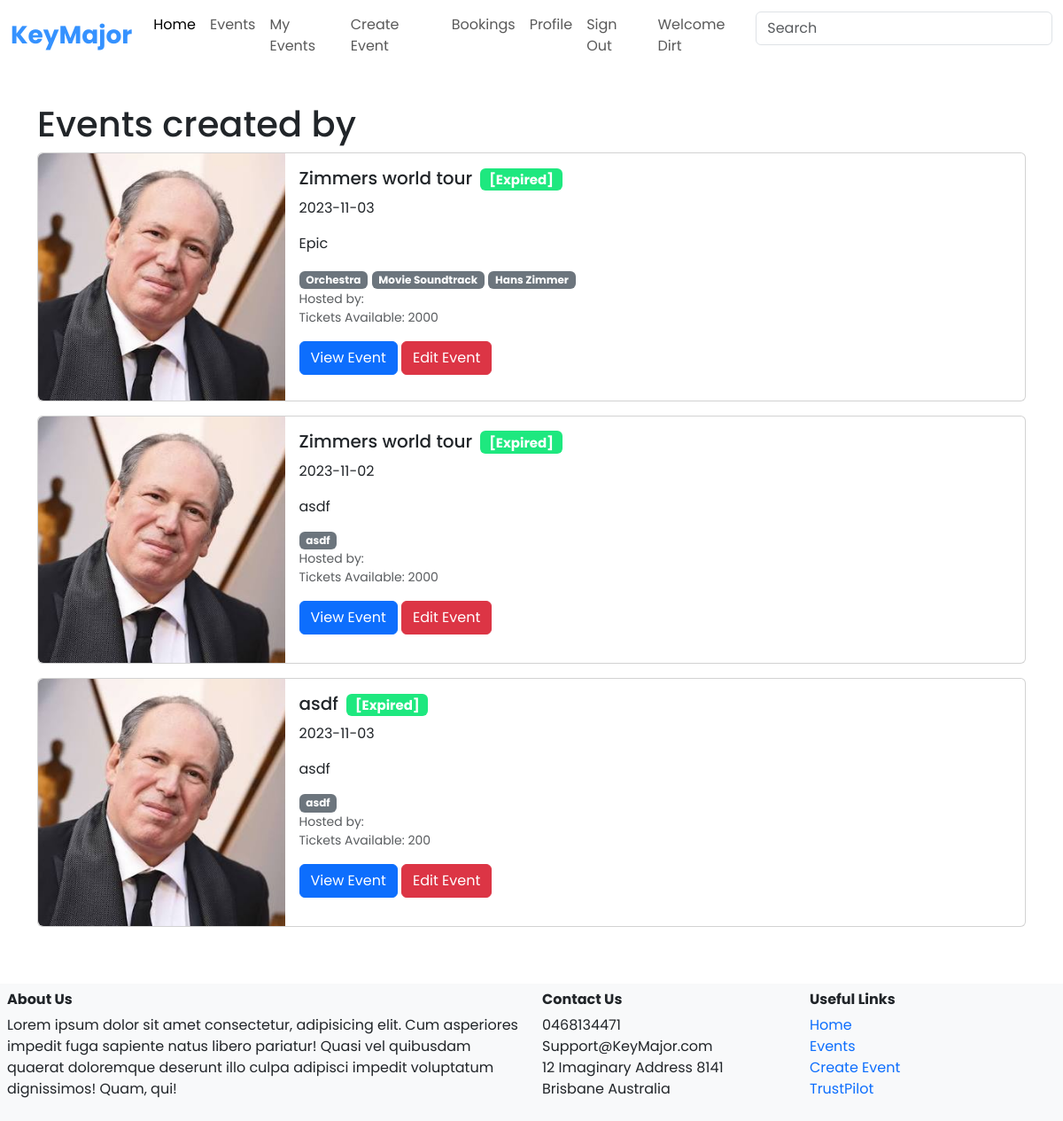
The page /events/my_events (signed in) on the database its author committed.
### server/models.py (models this page shows, shortened)
class User(db.Model, UserMixin):
    __tablename__ = 'users'
    id = db.Column(db.Integer, primary_key=True)
    fname = db.Column(db.String(100), index=True, nullable=False)
    lname = db.Column(db.String(100), index=True, nullable=False)
    pnumber = db.Column(db.String(100), nullable=False)
    emailid = db.Column(db.String(100), index=True, nullable=False)
    password_hash = db.Column(db.String(255), nullable=False)
    image = db.Column(db.String(400))
    comments = db.relationship('Comment', backref='user')
    created_event = db.relationship('Event', backref='user')
    orders = db.relationship('TicketOrder', backref='user')

class Event(db.Model):
    __tablename__ = 'events'
    id = db.Column(db.Integer, primary_key=True)
    creator_id = db.Column(db.Integer, db.ForeignKey('users.id'))
    name = db.Column(db.String(80))
    description = db.Column(db.String(200))
    tags = db.Column(db.String(200))
    image = db.Column(db.String(400))
    venue_name = db.Column(db.String(80))
    address = db.Column(db.String(80))
    ticket_cost = db.Column(db.Double)
    artist = db.Column(db.String(80))
    date = db.Column(db.Date)
    time = db.Column(db.Time)
    maxSeating = db.Column(db.Integer)
    currentSeating = db.Column(db.Integer)
    comments = db.relationship('Comment', backref='event')
    orders = db.relationship('TicketOrder', backref='event')
    status = db.relationship('EventStatus', backref='event')

class EventStatus(db.Model):
    __tablename__ = 'event_status'
    id = db.Column(db.Integer, primary_key=True)
    Event_id = db.Column(db.Integer, db.ForeignKey('events.id'))
    status = db.Column(Enum(Status))
    def __repr__(self) -> str:
        return f"{self.status.value}"

### server/events.py (the view)
@event_bp.route('/my_events', methods=['GET'])
@login_required
def load_created_events():
	update_status()
	id=current_user.id
	events = db.session.query(Event).filter(Event.creator_id==id)
	return render_template('events/my_events.html', events = events)

### server/events.py (called while the page is built)
def update_status():
	e = db.session.query(Event).filter(Event.date <= date.today())
	for ev in e:
		if(ev.date==date.today()):
			if(ev.time.strftime("%H:%M") >= datetime.now().strftime("%H:%M")):
				continue
			if(ev.status == Status.e):
				continue
		s = db.session.scalar(db.select(EventStatus).where(EventStatus.Event_id==ev.id))
		s.status = Status.e
	seat = db.session.query(Event).filter(Event.currentSeating==Event.maxSeating)
	for i in seat:
		k = db.session.scalar(db.select(EventStatus).where(EventStatus.Event_id==i.id))
		if((k.status==Status.e) or (k.status==Status.s)):
			continue
		k.status = Status.s
	db.session.commit()

### server/templates/events/my_events.html (shortened to what this page needs)
{% extends 'base.html' %}
{% from 'bootstrap5/form.html' import render_form %}
{% block content %}
  <div class="container">
    <div class="row mt-5">
      <div class="col-md-12">
        <h1>Events created by {{current_user.name}}</h1>
        {% for e in events %}
        <div class="card mb-3">
            <div class="row g-0">
                <div class="col-md-3">
                    <img src="{{e.image}}" class="img-fluid object-fit-cover h-100 rounded-start" alt="Remembering Ghibli Songs">
                </div>
                <div class="col-md-9">
                    <div class="card-body">
                        <h5>{{e.name}} <span class="badge badge-open ms-1">{{e.status}}</span> </h5>
                        <p class="card-text">{{e.date}}</p>
                        <p class="card-text">{{e.description}}</p>
                        {% set t = e.tags.split(',') %}
                        {% for tag in t -%}
                        <span class="badge bg-secondary">{{tag}}</span>
                        {% endfor -%}
                        <p class="card-text mb-0"><small class="text-body-secondary">Hosted by: {{current_user.name}}</small></p>
                        <p class="card-text"><small class="text-body-secondary">Tickets Available: {{e.maxSeating - e.currentSeating}}</small></p>
                        <a href="event-page.html" class="btn btn-primary">View Event</a>
                        <a href="{{url_for('event.update_event',id=e.id)}}" class="btn btn-danger">Edit Event</a>
                    </div>
                </div>
            </div>
        </div>
        {% endfor %}
      </div>
    </div>
  </div>
{% endblock %}

### server/templates/base.html (shortened to what this page needs)
<html>
<head>
    <link href="https://cdn.jsdelivr.net/npm/bootstrap@5.3.1/dist/css/bootstrap.min.css" rel="stylesheet">
    <link rel="stylesheet" href="{{ url_for('static', filename='style.css') }}">
</head>
<body>
    <header>
            <nav class="navbar navbar-expand-xl fixed-top">
                <div class="container-xxl">
                    <a class="navbar-brand" href="{{ url_for('main.index') }}">KeyMajor</a>
                    <div class="collapse navbar-collapse w-auto" id="navbarSupportedContent">
                        <ul class="navbar-nav me-auto mb-2 mb-xl-0">
                            <li class="nav-item">
                                <a class="nav-link active" aria-current="page" href="{{ url_for('main.index') }}">Home</a>
                            </li>
                            <li class="nav-item">
                                <a class="nav-link" href="{{ url_for('event.load_events') }}">Events</a>
                            </li>
                            {% if current_user.is_authenticated %}
                            <li class="nav-item">
                                <a class="nav-link" href="{{url_for('event.load_created_events')}}">My Events</a>
                            </li>
                            <li class="nav-item">
                                <a class="nav-link" href="{{ url_for('event.event_creation') }}">Create Event</a>
                            </li>
                            <li class="nav-item">
                                <a class="nav-link" href="event-bookings.html">Bookings</a>
                            </li>
                            <li class="nav-item">
                                <a class="nav-link" href="#">Profile</a>
                            </li>
                            <li class="nav-item">
                                <a class="nav-link" href="{{ url_for('auth.logout') }}">Sign Out</a>
                            </li>
                            <li class="nav-item">
                                <a class="nav-link">Welcome {{current_user.fname}}</a>
                            </li>
                            {% endif %}
                        </ul>
                        <form class="d-flex" role="search">
                            <input class="form-control" type="search" placeholder="Search" aria-label="Search">
                        </form>
                    </div>
                </div>
            </nav>
    </header>
    {% block content %}
    {% endblock %}
    <div class="footer mt-5 bg-light">
        <footer class="container-xxl p-2">
            <div class="row">
                <div class="col-md-6">
                    <h6 class="fw-bold">About Us</h6>
                    <p>
                        Lorem ipsum dolor sit amet consectetur, adipisicing elit. Cum
                        asperiores impedit fuga sapiente natus libero pariatur! Quasi vel
                        quibusdam quaerat doloremque deserunt illo culpa adipisci impedit
                        voluptatum dignissimos! Quam, qui!
                    </p>
                </div>
                <div class="col-md-3">
                    <h6 class="fw-bold">Contact Us</h6>
                    <ul class="list-unstyled">
                        <li>0468134471</li>
                        <li>Support@KeyMajor.com</li>
                        <li>12 Imaginary Address 8141 Brisbane Australia </li>
                    </ul>
                </div>
                <div class="col-md-3">
                    <h6 class="fw-bold">Useful Links</h6>
                    <ul class="nav flex-column">
                        <li class="nav-item"><a class="nav-link p-0" href="{{ url_for('main.index') }}">Home</a></li>
                        <li class="nav-item"><a class="nav-link p-0" href="#">Events</a></li>
                        {% if current_user.is_authenticated %}
                        <li class="nav-item"><a class="nav-link p-0" href="{{ url_for('event.event_creation') }}">Create Event</a></li>
                        <li class="nav-item"><a class="nav-link p-0" href="#">TrustPilot</a></li>
                        {% else %}
                        <li class="nav-item"><a class="nav-link p-0" href="{{ url_for('auth.authenticate') }}">Log in</a></li>
                        <li class="nav-item"><a class="nav-link p-0" href="{{ url_for('auth.register') }}">Register</a></li>
                        {% endif %}
                    </ul>
                </div>
            </div>
        </footer>
    </div>
</body>
</html>

### server/static/style.css (style rules this page uses)
:root { --bs-primary: #3592FF; }
body { border: 0px; margin: 0px; padding: 0px; font-family: 'Poppins'; padding-top: 68px; }
.navbar { --bs-navbar-brand-color: #3592FF; --bs-navbar-brand-font-size: 28px; --bs-navbar-brand-hover-color: #3592FF; background-color: #ffffff; }
.navbar-brand { font-weight: bold; }
.badge-open { background-color:#1ee87f; }

### rows shown on the page
User: fname "Dirt"
Event: image (picture), name "Zimmers world tour", status "[Expired]", date "2023-11-03", description "Epic", t "Orchestra" "Movie Soundtrack" "Hans Zimmer", e.maxSeating-e.currentSeating "2000"
Event: image (picture), name "Zimmers world tour", status "[Expired]", date "2023-11-02", description "asdf", tags "asdf", e.maxSeating-e.currentSeating "2000"
Event: image (picture), name "asdf", status "[Expired]", date "2023-11-03", description "asdf", tags "asdf", e.maxSeating-e.currentSeating "200"
